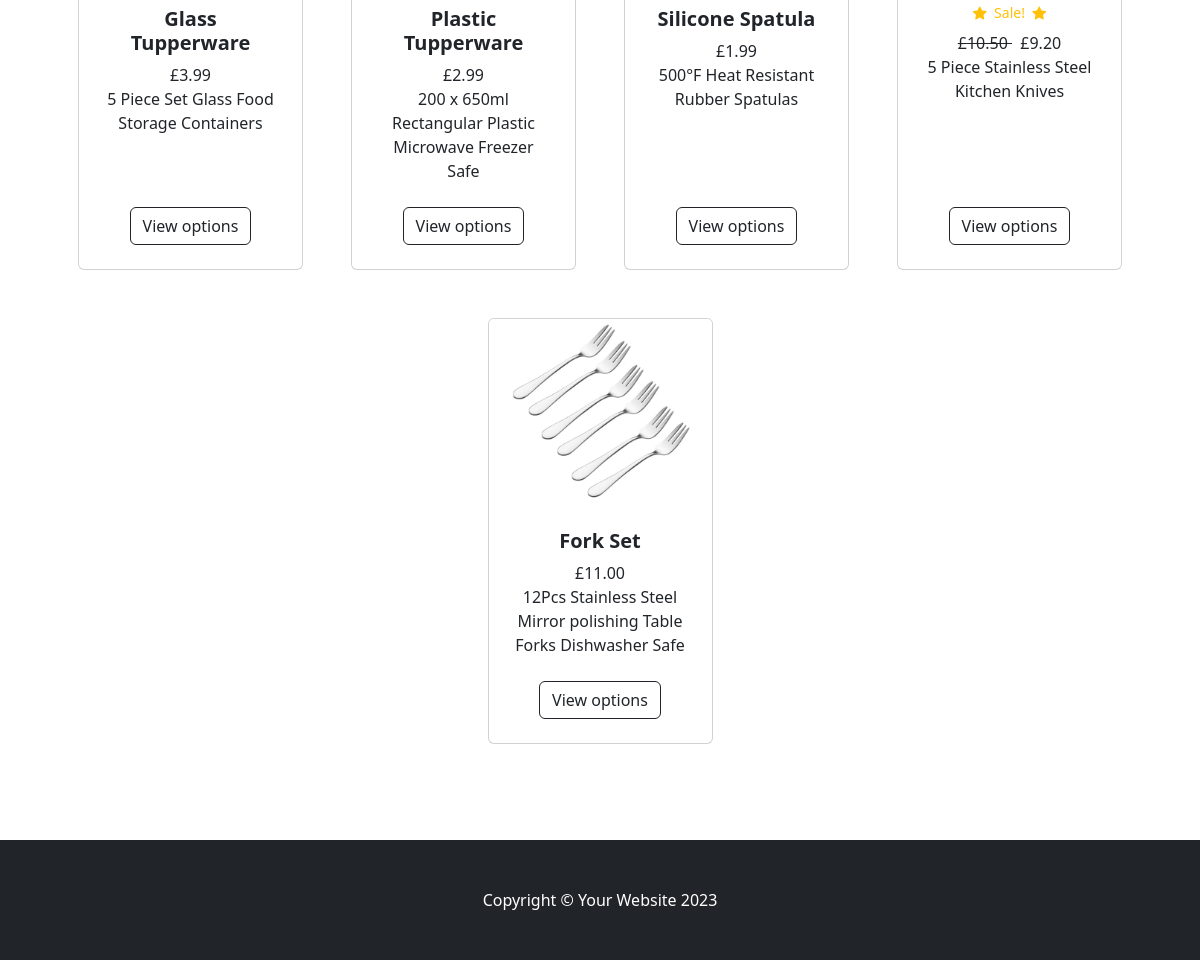
The app's page / (lower part), older data.
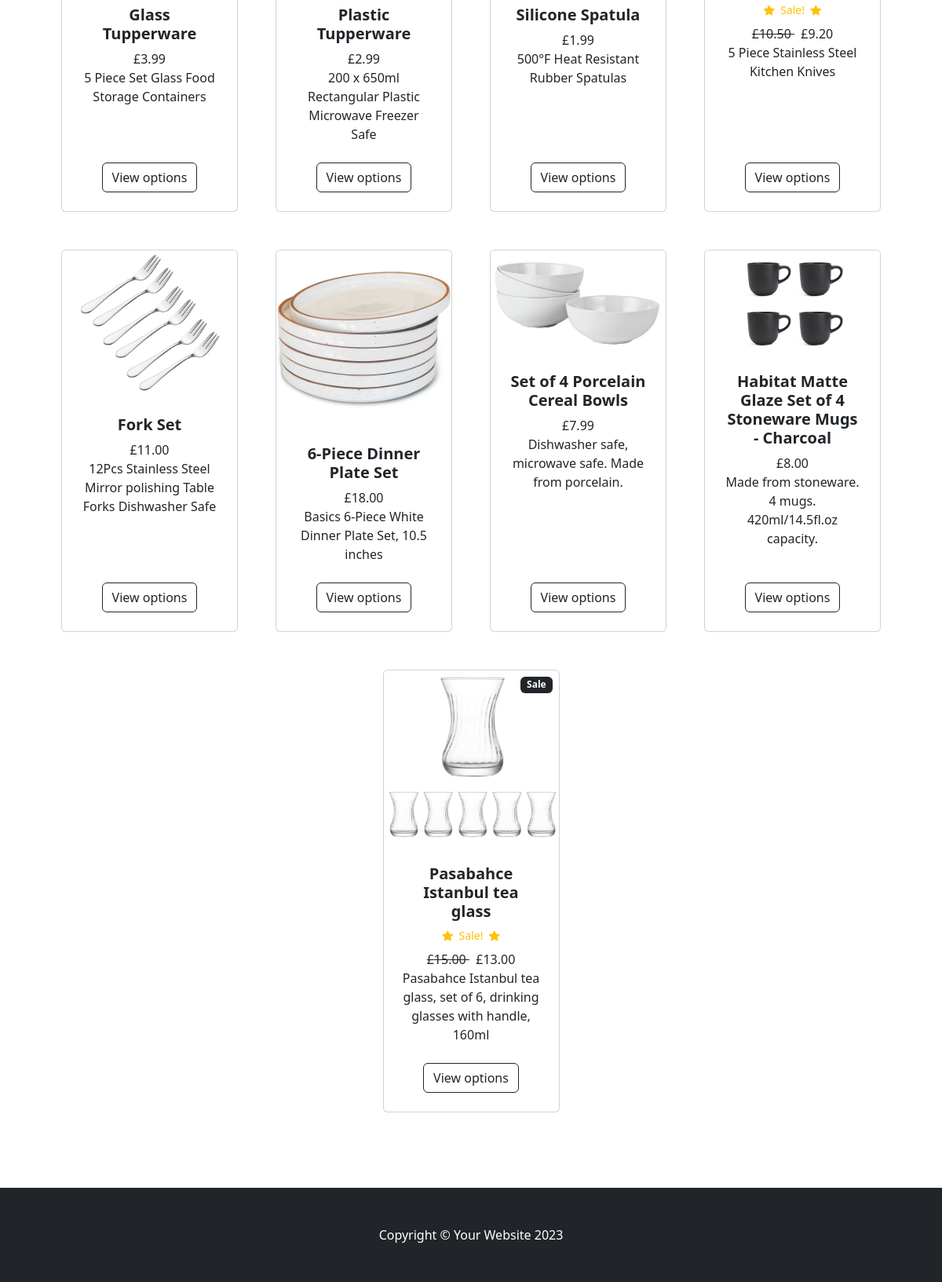
The same page, newer data.
### store/models.py (models this page shows, shortened)
class Product(models.Model):
    name = models.CharField(max_length=100)
    price = models.DecimalField(default=0, decimal_places=2, max_digits=6)
    category = models.ForeignKey(Category, on_delete=models.CASCADE, default=1)
    description = models.CharField(max_length=250, default='', blank=True, null=True)
    image = models.ImageField(upload_to='uploads/product/')
    is_sale = models.BooleanField(default=False)
    sale_price = models.DecimalField(default=0, decimal_places=2, max_digits=6)

### store/views.py (the view)
# urls.py: path('', views.home, name='home'),
def home(request):
    products = Product.objects.all()
    return render(request, 'home.html', {'products' :products})

### cart/cart.py (called while the page is built)
    def __len__(self):
        return len(self.cart)

### cart/context_processors.py (called while the page is built)
def cart(request):
    return {'cart': Cart(request)}

### store/templates/home.html (shortened to what this page needs)
{% extends 'base.html' %}
{% block content %}
        <section class="py-5">
            <div class="container px-4 px-lg-5 mt-5">
                <div class="row gx-4 gx-lg-5 row-cols-2 row-cols-md-3 row-cols-xl-4 justify-content-center">
                    {% for product in products %}
                        {% if product.is_sale %}
                        <div class="col mb-5">
                            <div class="card h-100">
                                <div class="badge bg-dark text-white position-absolute" style="top: 0.5rem; right: 0.5rem">Sale</div>
                                <img class="card-img-top" src="{{ product.image.url }}" alt="..." />
                                <div class="card-body p-4">
                                    <div class="text-center">
                                        <h5 class="fw-bolder">{{ product.name }}</h5>
                                        <div class="d-flex justify-content-center small text-warning mb-2">
                                            <div class="bi-star-fill"></div>
                                                &nbsp;&nbsp;Sale!&nbsp;&nbsp;
                                            <div class="bi-star-fill"></div>
                                        </div>
                                        <strike>
                                            £{{product.price}}
                                        </strike>
                                        &nbsp;
                                        £{{product.sale_price}}
                                        <br/>
                                        {{ product.description }}
                                    </div>
                                </div>
                                <div class="card-footer p-4 pt-0 border-top-0 bg-transparent">
                                    <div class="text-center"><a class="btn btn-outline-dark mt-auto" href="#">View options</a></div>
                                </div>
                            </div>
                        </div>
                        {% else %}
                    <div class="col mb-5">
                        <div class="card h-100">
                            <img class="card-img-top" src="{{ product.image.url }}" alt="..." />
                            <div class="card-body p-4">
                                <div class="text-center">
                                    <h5 class="fw-bolder">{{ product.name }}</h5>
                                    £{{product.price}}
                                    <br/>
                                    {{ product.description }}
                                </div>
                            </div>
                            <div class="card-footer p-4 pt-0 border-top-0 bg-transparent">
                                <div class="text-center"><a class="btn btn-outline-dark mt-auto" href="#">View options</a></div>
                            </div>
                        </div>
                    </div>
                    {% endif%}
                    {% endfor %}
                        </div>
                    </div>
        </section>
    </body>
</html>
{% endblock %}

### store/templates/base.html (shortened to what this page needs)
{% load static %}
<!DOCTYPE html>
<html lang="en">
    <head>
        <link href="https://cdn.jsdelivr.net/npm/bootstrap-icons@1.5.0/font/bootstrap-icons.css" rel="stylesheet" />
        <link href="{% static 'css/styles.css' %}" rel="stylesheet" />
    </head>
    <body>
    {% block content %}
    {% endblock %}
        <footer class="py-5 bg-dark">
            <div class="container"><p class="m-0 text-center text-white">Copyright &copy; Your Website 2023</p></div>
        </footer>
    </body>
</html>

Row changes from the older to the newer data that the page shows:
added Product: image (picture), name "6-Piece Dinner Plate Set", price "18.00", description "Basics 6-Piece White Dinner Plate Set, 10.5 inches"
added Product: image (picture), name "Set of 4 Porcelain Cereal Bowls", price "7.99", description "Dishwasher safe, microwave safe. Made from porcelain."
added Product: image (picture), name "Habitat Matte Glaze Set of 4 Stoneware Mugs - Charcoal", price "8.00", description "Made from stoneware. 4 mugs. 420ml/14.5fl.oz capacity."
added Product: image (picture), name "Pasabahce Istanbul tea glass", price "15.00", sale_price "13.00", description "Pasabahce Istanbul tea glass, set of 6, drinking glasses with handle, 160ml"
